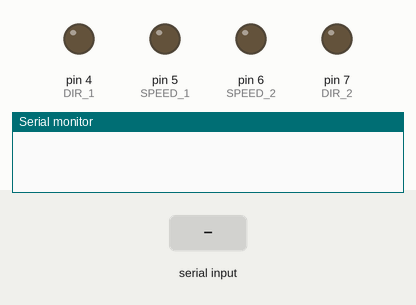
Recording of a sketch running on a simulated Arduino Uno, built with avr-gcc and run on an emulated ATmega328P. Parts: output pins drawn as LEDs (lit = HIGH), the last lines printed to the serial monitor. The inputs (shaded band) are chosen by the test bench.

Above: at 3.2 s.
3.3 s: "S1:\n" received over Serial
At 4.4 s:
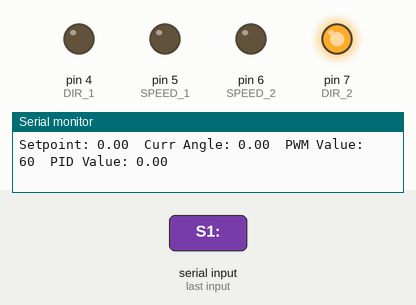
Timing chart, 0 to 6.3 s (numbered marks = the images above; inputs shaded):
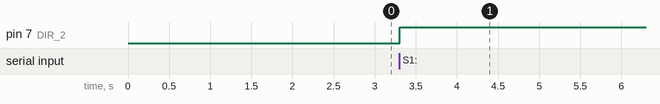

The sketch:

pid_aruco.ino
```cpp
#define SPEED_1      5
#define DIR_1        4

#define SPEED_2      6
#define DIR_2        7

const float Kp = 1.05;                 // Proportional gain
const float Ki = 0.026;                // Integral gain
const float Kd = 0.095;                // Derivative gain

float setpoint = 0.0;
float error = 0.0;
float lastError = 0.0;
float integral = 0.0;

void setup() {
  Serial.begin(9600);
  Serial.setTimeout(10);
  for (int i = 4; i < 8; i++) {
    pinMode(i, OUTPUT);
  }
  delay(2000);
}

void loop() {

  if (Serial.available() > 0) {
    String data = Serial.readStringUntil('\n');
    int s1Index = data.indexOf("S1:") + 3;
    int delIndex = data.indexOf(";", s1Index);
    String s1String = data.substring(s1Index, delIndex);
    float currAngle = s1String.toFloat();

    String s2String = data.substring(delIndex + 4, data.length());
    float setpoint = s2String.toFloat();

    error = setpoint - currAngle;
    integral += error;
    float derivative = error - lastError;

    // Calculate PID output
    float output = Kp * error + Ki * integral + Kd * derivative;

    // Map the PID output to PWM range
    int pwmValue = map(output, 255, -255, 0, 255);
    pwmValue = constrain(pwmValue, 55, 60);

    if (output > 0) {
      digitalWrite(DIR_1, HIGH);
      digitalWrite(DIR_2, LOW);
    }
    else {
      digitalWrite(DIR_1, LOW);
      digitalWrite(DIR_2, HIGH);
    }

    analogWrite(SPEED_1, pwmValue);
    analogWrite(SPEED_2, pwmValue);

    Serial.println("Setpoint: " + String(setpoint) + "\tCurr Angle: " + String(currAngle) + "\tPWM Value: " + String(pwmValue) + "\tPID Value: " + String(output));

    lastError = error;
    //delay(100);
  }
  else {
    analogWrite(SPEED_1, 0);
    analogWrite(SPEED_2, 0);
  }
}
```

Measured:
- after the input at 3.3 s, pin 7 (DIR_2): LOW → HIGH at once
